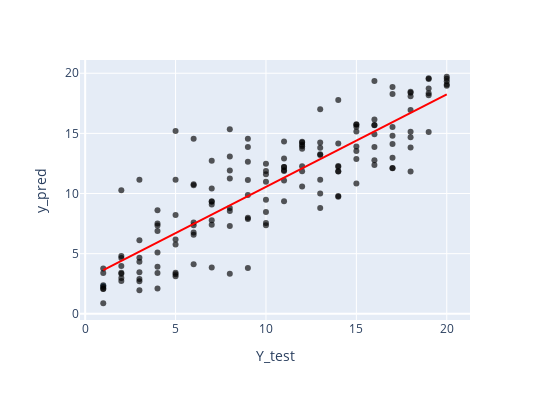

Source (notebook cell):
### Code cell
# Create predicted vs actual values plot
import plotly.express as px

data = {"Y_test": Y_test, "y_pred": y_pred}

# Create the DataFrame
dfplot = pd.DataFrame(data)

# Print the DataFrame
print(dfplot)


fig = px.scatter(
    dfplot, x='Y_test', y='y_pred', opacity=0.65,
    trendline='ols', trendline_color_override='red',
    width=550, height=400
    
)

color_palette = ['#2871AD']  # Specify your desired colors

# Update the color palette
fig.update_traces(marker=dict(color=color_palette))

fig.show()

### Figure 1 — Plotly figure (JSON) as saved in the notebook; plotly's stock layout.template omitted (floating-point values rounded to 4 significant figures; data arrays with more than 128 entries replaced by an {"elided": "..."} marker saying what was removed)
{"data": [{"hovertemplate": "Y_test=%{x}<br>y_pred=%{y}<extra></extra>", "legendgroup": "", "marker": {"color": ["#2871AD"], "opacity": 0.65, "symbol": "circle"}, "mode": "markers", "name": "", "orientation": "v", "showlegend": false, "type": "scatter", "x": {"elided": "155 int values"}, "xaxis": "x", "y": {"elided": "155 float values"}, "yaxis": "y"}, {"hovertemplate": "<b>OLS trendline</b><br>y_pred = 0.769149 * Y_test + 2.86751<br>R<sup>2</sup>=0.747193<br><br>Y_test=%{x}<br>y_pred=%{y} <b>(trend)</b><extra></extra>", "legendgroup": "", "line": {"color": "red"}, "marker": {"color": ["#2871AD"], "symbol": "circle"}, "mode": "lines", "name": "", "showlegend": false, "type": "scatter", "x": {"elided": "155 int values"}, "xaxis": "x", "y": {"elided": "155 float values"}, "yaxis": "y"}], "layout": {"height": 400, "legend": {"tracegroupgap": 0}, "margin": {"t": 60}, "width": 550, "xaxis": {"anchor": "y", "domain": [0, 1], "title": {"text": "Y_test"}}, "yaxis": {"anchor": "x", "domain": [0, 1], "title": {"text": "y_pred"}}}}
